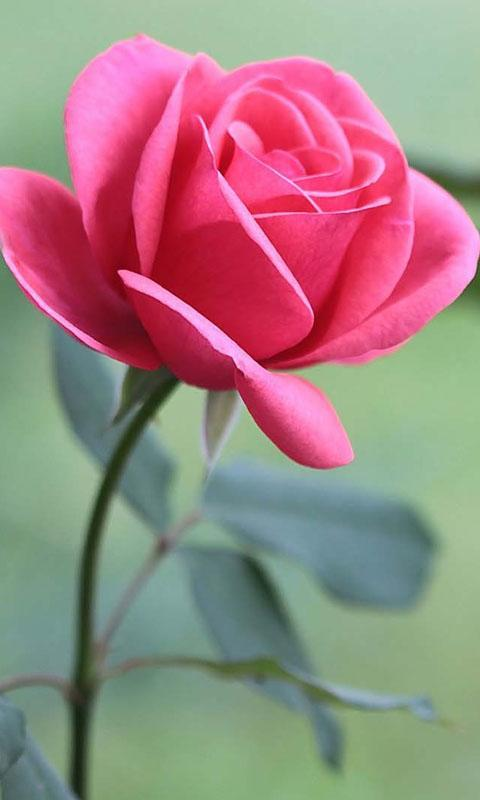
#> input picture 24-7-2020_IP_Task_Khushboo_Mundada/rose_flower.jpg, 480 x 800 px
$ python Shapes.py
#> lines starting #> are read from the running program, lines starting #| are printed output that depends on the picture; after the words box and inside, x2 and y2 are one past the last pixel; in counts of white or black regions, pixels touching at a corner belong together
import cv2
import numpy as np

original = cv2.imread("rose_flower.jpg")
#> original is the input picture: shape (800, 480, 3); mean B, G, R 130.5, 131.1, 159
r = cv2.resize(original, (480, 500))
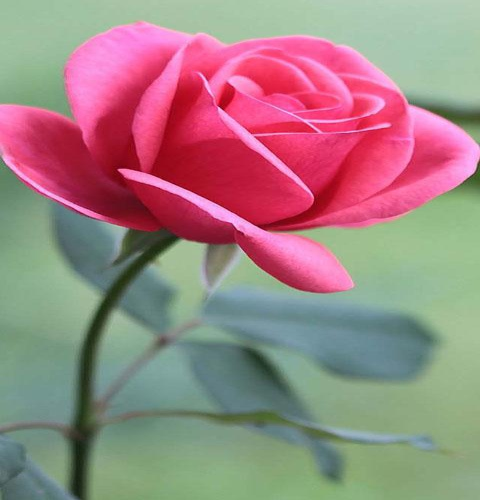
#> r: shape (500, 480, 3); mean B, G, R 130.5, 131.1, 159

img = cv2.rectangle(r, (10, 350), (250,310), (0,0, 0), -1)
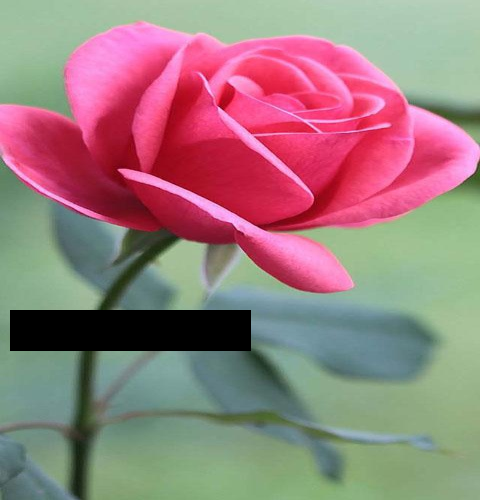
#> img: shape (500, 480, 3); mean B, G, R 125.2, 125, 154.1
img = cv2.rectangle(r, (30, 500), (230,350), (0,192, 192), -1)
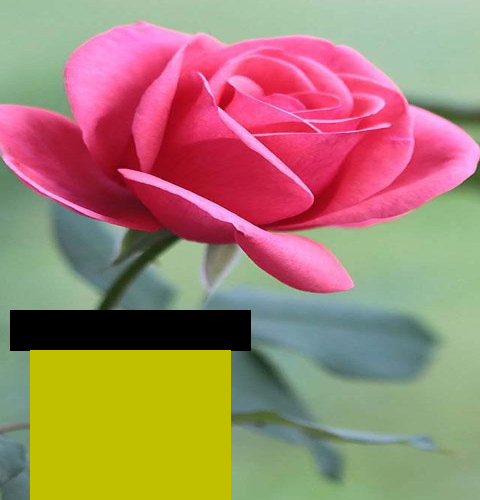
#> img: shape (500, 480, 3); 12.56% of pixels changed, all inside (x1, y1, x2, y2) = (30, 350, 231, 500)


cv2.putText(r, 'ROSE', (300, 320), cv2.QT_FONT_NORMAL, 2, (50, 101, 255), 10, cv2.LINE_AA)      # puts the text on image
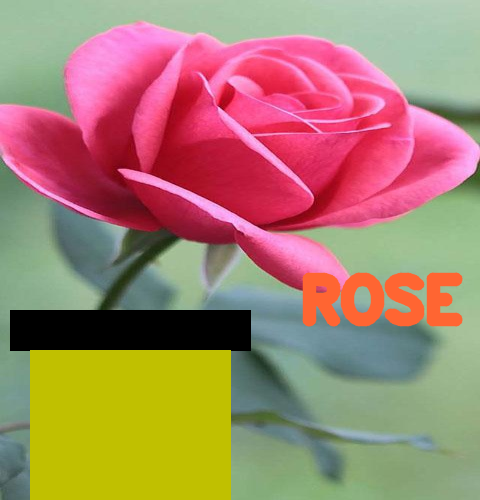
#> r: shape (500, 480, 3); 2.79% of pixels changed, all inside (x1, y1, x2, y2) = (302, 272, 463, 327)
cv2.imshow("Flower", r)
cv2.waitKey(0)
cv2.destroyAllWindows()
